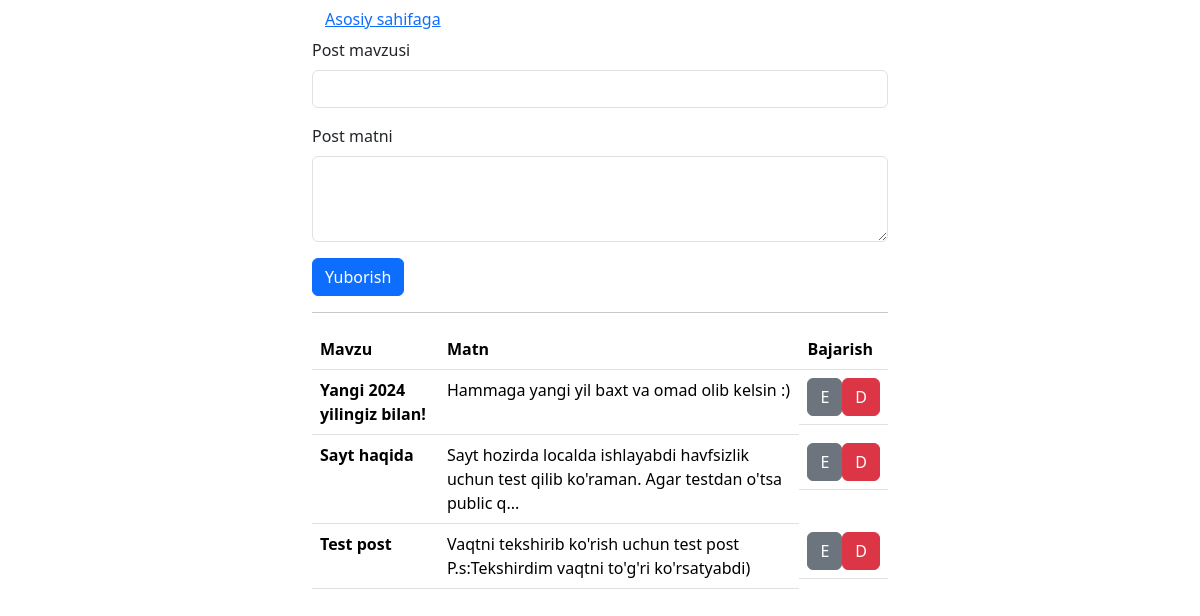
The page /dashboard (signed in) on the database its author committed.
### main.py (models this page shows)
class Blog(db.Model):
    id = db.Column(db.Integer, primary_key=True)
    title = db.Column(db.String(100), nullable=False)
    text = db.Column(db.String(255), nullable=False)
    created_at = db.Column(db.DateTime, default=datetime.utcnow() + timedelta(hours=5))

### main.py (the view)
    @app.route("/dashboard", methods=['POST', 'GET'])
    def dashboard():
        if 'user_id' in session:
            articles = Blog.query.all()
            user = db.session.get(User,session['user_id'])
            return render_template('dashboard.html', user=user,articles=articles)
        else:
            return redirect(url_for('index'))

### templates/dashboard.html (shortened to what this page needs)
{% extends 'base.html' %}
{%block content%}
<a class="btn btn-link" href="{{ url_for('index') }}">Asosiy sahifaga</a>
<form action="{{ url_for('post_article') }}" method="post">
  <div class="mb-3">
    <label for="exampleFormControlInput1" class="form-label">Post mavzusi</label>
    <input type="text" class="form-control" id="exampleFormControlInput1" name="title" required>
  </div>
  <div class="mb-3">
    <label for="exampleFormControlTextarea1" class="form-label">Post matni</label>
    <textarea class="form-control" id="exampleFormControlTextarea1" name="text" rows="3" required></textarea>
  </div>
  <button class="btn btn-primary" type="submit">Yuborish</button>
</form>
<hr>
<div class="articles">
  <table class="table">
    <thead>
      <tr>
        <th scope="col">Mavzu</th>
        <th scope="col">Matn</th>
        <th scope="col">Bajarish</th>
      </tr>
    </thead>
    <tbody>
      {% for article in articles %}
      <tr>
        <th>{{article.title}}</th>
        <td>{{ article.text|truncate(100, True, '...') }}</td>
        <td class="d-flex flex-row">
          <a class="btn btn-secondary" href="/edit_post/{{ article.id }}">E</a>
          <a href="{{ url_for('delete_article', article_id=article.id) }}" class="btn btn-danger">D</a>
        </td>
      </tr>
      {% endfor %}
    </tbody>
  </table>
</div>
{%endblock%}

### rows shown on the page
Blog: title "Yangi 2024 yilingiz bilan!", text "Hammaga yangi yil baxt va omad olib kelsin :)"
Blog: title "Sayt haqida", text "Sayt hozirda localda ishlayabdi havfsizlik uchun test qilib ko'raman. Agar testdan o'tsa public q..."
Blog: title "Test post", text "Vaqtni tekshirib ko'rish uchun test post P.s:Tekshirdim vaqtni to'g'ri ko'rsatyabdi)"
